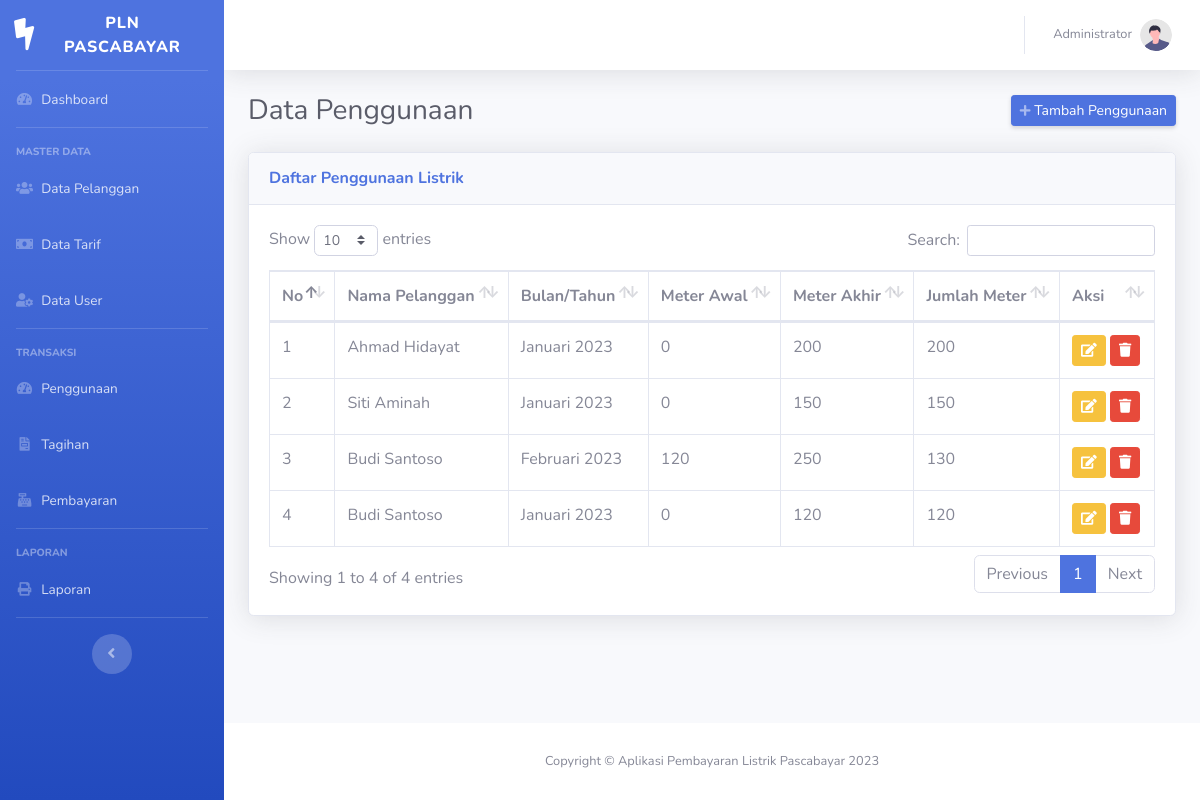
Screenshot of /admin/penggunaan.php (signed in) with the database file from the repository.
### tables this page shows
CREATE TABLE IF NOT EXISTS penggunaan (
  id_penggunaan INT AUTO_INCREMENT PRIMARY KEY,
  id_pelanggan INT NOT NULL,
  bulan VARCHAR(2) NOT NULL,
  tahun VARCHAR(4) NOT NULL,
  meter_awal INT NOT NULL,
  meter_akhir INT NOT NULL,
  FOREIGN KEY (id_pelanggan) REFERENCES pelanggan(id_pelanggan) ON DELETE CASCADE
);

CREATE TABLE IF NOT EXISTS pelanggan (
  id_pelanggan INT AUTO_INCREMENT PRIMARY KEY,
  username VARCHAR(50) NOT NULL,
  password VARCHAR(100) NOT NULL,
  nomor_kwh VARCHAR(20) NOT NULL,
  nama_pelanggan VARCHAR(100) NOT NULL,
  alamat TEXT NOT NULL,
  id_tarif INT NOT NULL,
  FOREIGN KEY (id_tarif) REFERENCES tarif(id_tarif) ON DELETE RESTRICT
);

### config/function.php (called while the page is built, shortened)
<?php
function getBulan($bln) {
    switch ($bln) {
        case "01": return "Januari"; break;
        case "02": return "Februari"; break;
    }
}
?>

### admin/penggunaan.php (the view, shortened to what this page needs)
<?php include '../template/header.php'; ?>
<div class="d-sm-flex align-items-center justify-content-between mb-4">
    <h1 class="h3 mb-0 text-gray-800">Data Penggunaan</h1>
    <a href="#" class="d-none d-sm-inline-block btn btn-sm btn-primary shadow-sm" data-toggle="modal" data-target="#addModal">
        <i class="fas fa-plus fa-sm text-white-50"></i> Tambah Penggunaan
    </a>
</div>
<div class="card shadow mb-4">
    <div class="card-header py-3">
        <h6 class="m-0 font-weight-bold text-primary">Daftar Penggunaan Listrik</h6>
    </div>
    <div class="card-body">
        <div class="table-responsive">
            <table class="table table-bordered" id="dataTable" width="100%" cellspacing="0">
                <thead>
                    <tr>
                        <th>No</th>
                        <th>Nama Pelanggan</th>
                        <th>Bulan/Tahun</th>
                        <th>Meter Awal</th>
                        <th>Meter Akhir</th>
                        <th>Jumlah Meter</th>
                        <th>Aksi</th>
                    </tr>
                </thead>
                <tbody>
                    <?php
                    $query = mysqli_query($koneksi, "SELECT p.*, pel.nama_pelanggan
                                                    FROM penggunaan p
                                                    JOIN pelanggan pel ON p.id_pelanggan = pel.id_pelanggan
                                                    ORDER BY p.id_penggunaan DESC");
                    $no = 1;
                    while ($row = mysqli_fetch_assoc($query)) {
                    ?>
                    <tr>
                        <td><?= $no++ ?></td>
                        <td><?= $row['nama_pelanggan'] ?></td>
                        <td><?= getBulan($row['bulan']) ?> <?= $row['tahun'] ?></td>
                        <td><?= $row['meter_awal'] ?></td>
                        <td><?= $row['meter_akhir'] ?></td>
                        <td><?= $row['meter_akhir'] - $row['meter_awal'] ?></td>
                        <td>
                            <a href="#" class="btn btn-sm btn-warning" data-toggle="modal" data-target="#editModal<?= $row['id_penggunaan'] ?>">
                                <i class="fas fa-edit"></i>
                            </a>
                            <a href="#" class="btn btn-sm btn-danger" data-toggle="modal" data-target="#deleteModal<?= $row['id_penggunaan'] ?>">
                                <i class="fas fa-trash"></i>
                            </a>
                        </td>
                    </tr>
                    <?php } ?>
                </tbody>
            </table>
        </div>
    </div>
</div>
<?php include '../template/footer.php'; ?>

### rows the page displays
penggunaan: id_pelanggan.nama_pelanggan "Ahmad Hidayat", bulan "Januari", tahun "2023", meter_awal "0", meter_akhir "200", $row['meter_akhir']-$row['meter_awal'] "200"
penggunaan: id_pelanggan.nama_pelanggan "Siti Aminah", bulan "Januari", tahun "2023", meter_awal "0", meter_akhir "150", $row['meter_akhir']-$row['meter_awal'] "150"
penggunaan: id_pelanggan.nama_pelanggan "Budi Santoso", bulan "Februari", tahun "2023", meter_awal "120", meter_akhir "250", $row['meter_akhir'] - $row['meter_awal'] "130"
penggunaan: id_pelanggan.nama_pelanggan "Budi Santoso", bulan "Januari", tahun "2023", meter_awal "0", meter_akhir "120", $row['meter_akhir']-$row['meter_awal'] "120"

### other values shown
$_SESSION['nama'] "Administrator"
